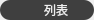
<?xml version="1.0" encoding="UTF-8"?>
<ui version="4.0">
 <class>CustomLoopButton</class>
 <widget class="QWidget" name="CustomLoopButton">
  <property name="geometry">
   <rect>
    <x>0</x>
    <y>0</y>
    <width>94</width>
    <height>20</height>
   </rect>
  </property>
  <property name="minimumSize">
   <size>
    <width>60</width>
    <height>20</height>
   </size>
  </property>
  <property name="windowTitle">
   <string>CustomLoopButton</string>
  </property>
  <property name="styleSheet">
   <string notr="true">#widget{
background:#3F3F3F;
border-radius:10px;
}</string>
  </property>
  <layout class="QGridLayout" name="gridLayout">
   <property name="leftMargin">
    <number>0</number>
   </property>
   <property name="topMargin">
    <number>0</number>
   </property>
   <property name="rightMargin">
    <number>0</number>
   </property>
   <property name="bottomMargin">
    <number>0</number>
   </property>
   <property name="spacing">
    <number>0</number>
   </property>
   <item row="0" column="0">
    <widget class="QWidget" name="widget" native="true">
     <property name="styleSheet">
      <string notr="true">QLabel{
font-family:&quot;微软雅黑&quot;;
font-size:12px;
color:#EEEEEE;
background:transparent;
}
#label_icon{
border-image: url(:/TQLive/images/video_icon_cycle_normal.png);
}
</string>
     </property>
     <layout class="QHBoxLayout" name="horizontalLayout">
      <property name="spacing">
       <number>6</number>
      </property>
      <property name="leftMargin">
       <number>0</number>
      </property>
      <property name="topMargin">
       <number>0</number>
      </property>
      <property name="rightMargin">
       <number>0</number>
      </property>
      <property name="bottomMargin">
       <number>0</number>
      </property>
      <item>
       <spacer name="horizontalSpacer_2">
        <property name="orientation">
         <enum>Qt::Horizontal</enum>
        </property>
        <property name="sizeHint" stdset="0">
         <size>
          <width>40</width>
          <height>20</height>
         </size>
        </property>
       </spacer>
      </item>
      <item>
       <widget class="QLabel" name="label_icon">
        <property name="minimumSize">
         <size>
          <width>13</width>
          <height>14</height>
         </size>
        </property>
        <property name="maximumSize">
         <size>
          <width>13</width>
          <height>14</height>
         </size>
        </property>
        <property name="text">
         <string/>
        </property>
       </widget>
      </item>
      <item>
       <widget class="QLabel" name="label">
        <property name="text">
         <string>列表</string>
        </property>
       </widget>
      </item>
      <item>
       <spacer name="horizontalSpacer">
        <property name="orientation">
         <enum>Qt::Horizontal</enum>
        </property>
        <property name="sizeHint" stdset="0">
         <size>
          <width>40</width>
          <height>20</height>
         </size>
        </property>
       </spacer>
      </item>
     </layout>
    </widget>
   </item>
  </layout>
 </widget>
 <layoutdefault spacing="6" margin="11"/>
 <resources>
  <include location="TQLive.qrc"/>
 </resources>
 <connections/>
</ui>
